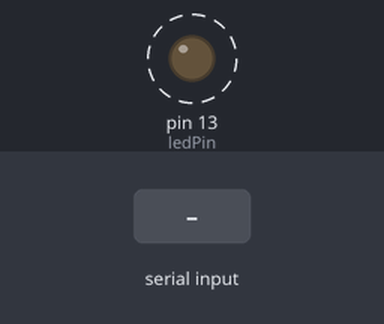
This sketch was run on a simulated Arduino Mega 2560, built with avr-gcc and run on an emulated ATmega2560. Parts: output pins drawn as LEDs (lit = HIGH). Dashed ring = blinking. The inputs (shaded band) are chosen by the test bench. What the sketch prints to the serial monitor is not drawn.

Above: at 0.1 s.
1.3 s: "1" received over the second serial link
Timing chart, 0 to 9.3 s (numbered marks = the images above; inputs shaded):
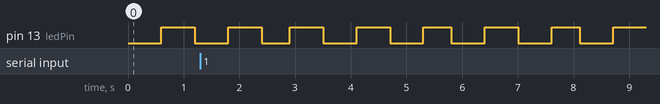

The sketch:

BlueToothTest.ino
```cpp
// Tests for verifying Loki Robot Arduino interface board

//#include <MeetAndroid.h>
//MeetAndroid meetAndroid;
const int ledPin =  13;      // the number of the LED pin

int ledState = LOW;             // ledState used to set the LED
long previousMillis = 0;        // will store last time LED was updated
long interval = 500;           // interval at which to blink (milliseconds)
int incomingByte = 0;   // for incoming serial data

void setup(void)
{
  Serial.begin(19200);
  //Serial1.begin(9600);
  Serial1.begin(115200); // bluetooth connection with Android phone
 // meetAndroid.registerFunction(testEvent, 'A');
  pinMode(ledPin, OUTPUT);

  Serial.println("Init Complete.");
  Serial1.println("Init Complete.");
}

void loop(void)
{
  //Serial.println(".");

        if (Serial1.available() > 0) {
                // read the incoming byte:
                incomingByte = Serial1.read();

                // say what you got:
                Serial.print("I received: ");
                Serial.println(incomingByte, DEC);
        }

        Serial1.println("test");


//  meetAndroid.receive(); // you need to keep this in your loop() to receive events

//  int BatteryInt = analogRead(15);
//  delay(20);
//  byte BatteryByte = analogRead(15)/4;

//  float BatteryVoltage = ( (double)BatteryByte * 0.041 ) + 7.0;

  //Battery = analogRead(15)/4;
/*
Serial.print("Battery: Byte: ");
  Serial.print(BatteryByte, DEC);
  Serial.print("  Int: ");
  Serial.print(BatteryInt, DEC);
  Serial.print("  Voltage: ");
  Serial.println(BatteryVoltage, 2);
*/


  // Blink the LED
  unsigned long currentMillis = millis();
  if(currentMillis - previousMillis > interval)
  {
    // save the last time you blinked the LED
    previousMillis = currentMillis;
    // if the LED is off turn it on and vice-versa:
    if (ledState == LOW)
      ledState = HIGH;
    else
      ledState = LOW;

    // set the LED with the ledState of the variable:
    digitalWrite(ledPin, ledState);
  }

  delay(100);
}

/*
 * This method is called each time msg received from Bluetooth.
 * note: flag is in this case 'A' and numOfValues is 0 (since test event doesn't send any data)
 */
/*
void testEvent(byte flag, byte numOfValues)
{
  Serial.print("Bluetooth Value: ");
  Serial.println(numOfValues, DEC);
}
*/
```

Measured:
- by itself, pin 13 (ledPin): alternates HIGH for 0.60 s and LOW for 0.60 s
